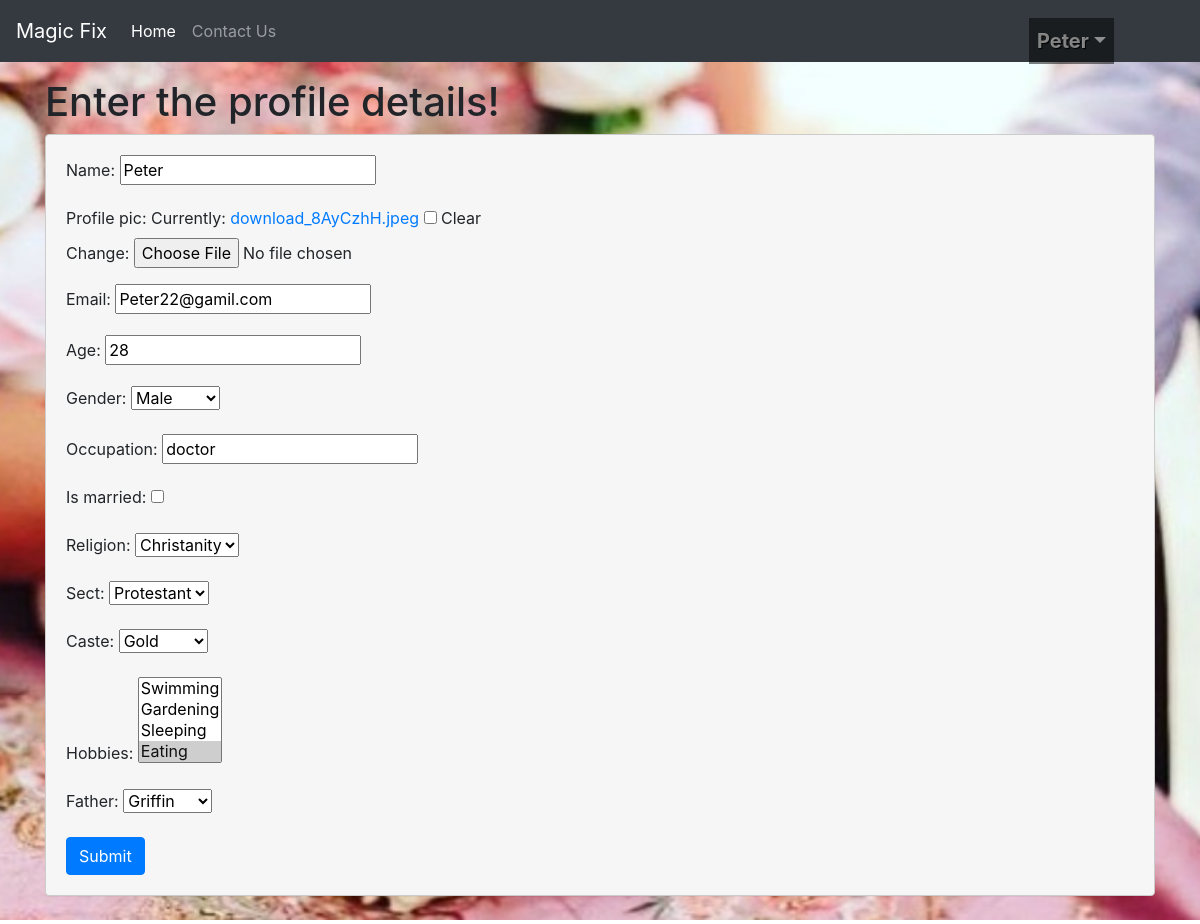
Page /1/update (signed in) on the earlier database version.
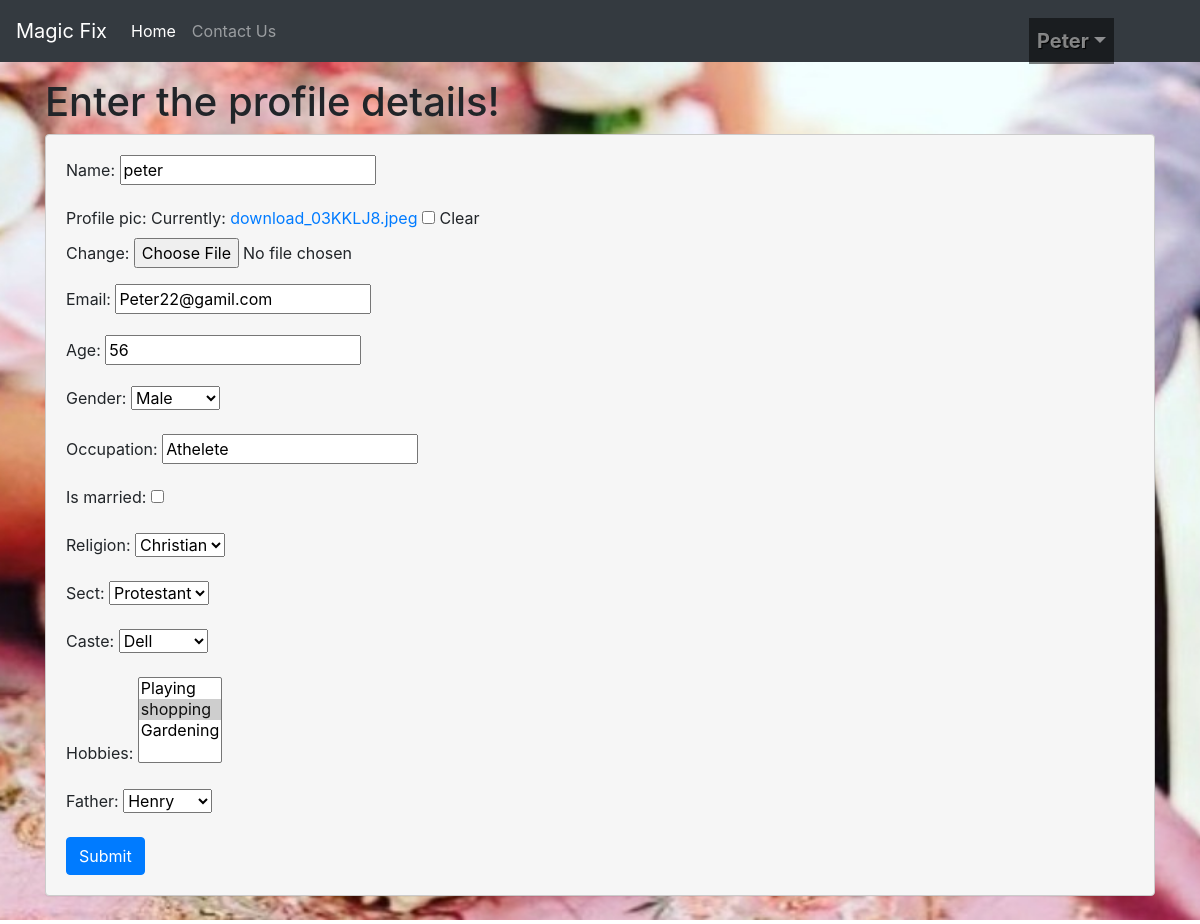
Same page on the later database version.
### app/models.py (models this page shows, shortened)
class profile(models.Model):
    name = models.CharField(max_length=100)
    GENDER_CHOICES=[
        ('M','Male'),
        ('F','Female')
    ]
    user = models.ForeignKey(User, blank=True, null=True, on_delete=models.CASCADE)
    profile_pic=models.ImageField(null=True, blank=True)
    email = models.EmailField(max_length=200,unique=True)
    age=models.IntegerField()
    gender=models.CharField(max_length=10, choices=GENDER_CHOICES)
    occupation=models.CharField(max_length=100,null=True, blank=True)
    date_of_birth=models.DateField(null=True)
    is_married=models.BooleanField(default=False)
    religion=models.ForeignKey(Religion,on_delete=models.CASCADE, related_name='profiles', null=True)
    sect=models.ForeignKey(Sect,on_delete=models.CASCADE, related_name='profiles', null=True)
    caste=models.ForeignKey(Caste,on_delete=models.CASCADE, related_name='profiles', null=True)
    hobbies=models.ManyToManyField(Hobby, related_name='profiles')
    father=models.OneToOneField(FatherProfile, on_delete=models.CASCADE, related_name='dependant', null=True)

class Religion(models.Model):
    name = models.CharField(max_length=100)
    def __str__(self):
        return self.name

class Sect(models.Model):
    name = models.CharField(max_length=100)
    religion=models.ForeignKey(Religion,on_delete=models.CASCADE, related_name='sects')
    def __str__(self):
        return self.name

class Caste(models.Model):
    name = models.CharField(max_length=100)
    def __str__(self):
        return self.name

### app/views.py (the view)
# urls.py: path('<int:profile_id>/update', views.ProfileUpdateView, name='profile_update'), #UPDATE
@login_required
def ProfileUpdateView(request, profile_id):
    profile_obj = get_object_or_404(profile, id=profile_id)  # Use profile_obj
    if request.method == 'POST':
        form = ProfileForm(request.POST, request.FILES, instance=profile_obj)
        if form.is_valid():
            form.instance = profile_obj  # Associate the form with the profile_obj
            form.save()
            return redirect('app:profile_list')
    else:
        form = ProfileForm(instance=profile_obj)
    return render(request, 'app/new_profile.html', {'form': form})

### app/forms.py
class ProfileForm(forms.ModelForm):
    class Meta:
        model = profile
        fields = "__all__"
        exclude=[ 'date_of_birth', 'user',
                 ]

### app/models.py (called while the page is built)
    def __str__(self):
        return self.name

    def __str__(self):
        return self.name

### app/templates/app/new_profile.html (shortened to what this page needs)
{% extends 'base.html' %}
{% load static %}
{% block content %}
<h1>Enter the profile details!</h1>
    <form method="post" enctype="multipart/form-data">
        {{ form.as_p }}
        <input type="submit" class="btn btn-primary" value="Submit">
    </form>
{% endblock %}

Differences in the rows shown:
changed profile "Peter22@gamil.com": name "Peter" → "peter"; age "28" → "56"; occupation "doctor" → "Athelete"; religion "Christanity" → "Christian"; caste "Gold" → "Dell"; father "Griffin" → "Henry"
Other differences:
form field hobbies: "Swimming / Gardening / Sleeping / Eating ☑" → "Playing / shopping ☑ / Gardening"
text no longer shown: "Name: Profile pic: Currently: download_8AyCzhH.jpeg Clear Change: Email: Age: Gender: Occupation: Is married: Religion: Sect: Caste: Hobbies: Father:"
text now shown: "Name: Profile pic: Currently: download_03KKLJ8.jpeg Clear Change: Email: Age: Gender: Occupation: Is married: Religion: Sect: Caste: Hobbies: Father:"
